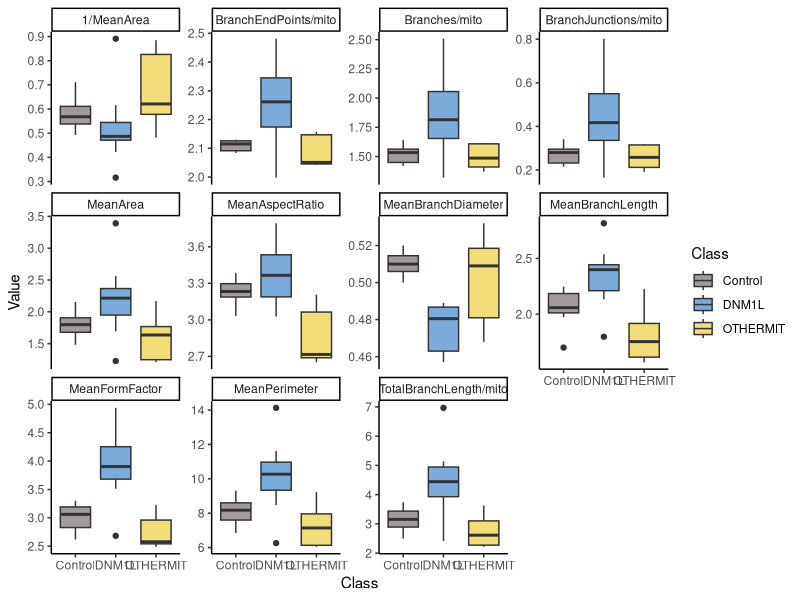
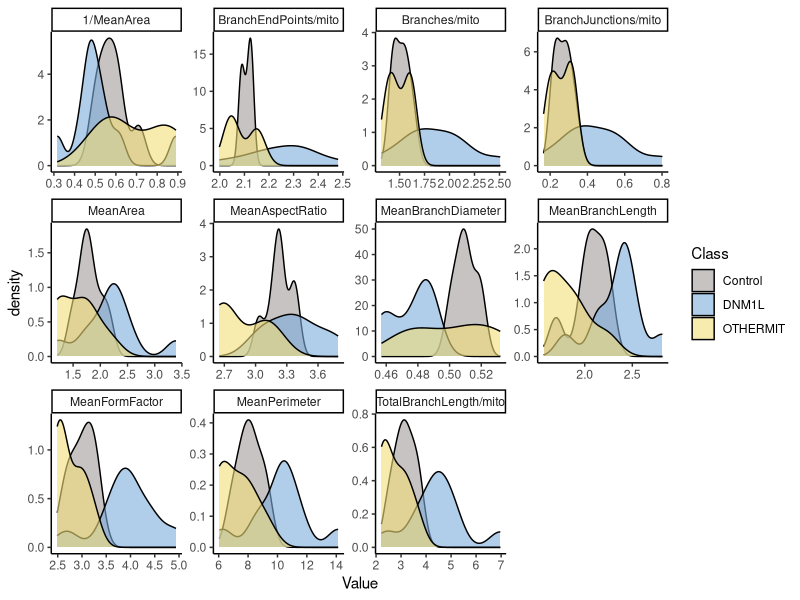
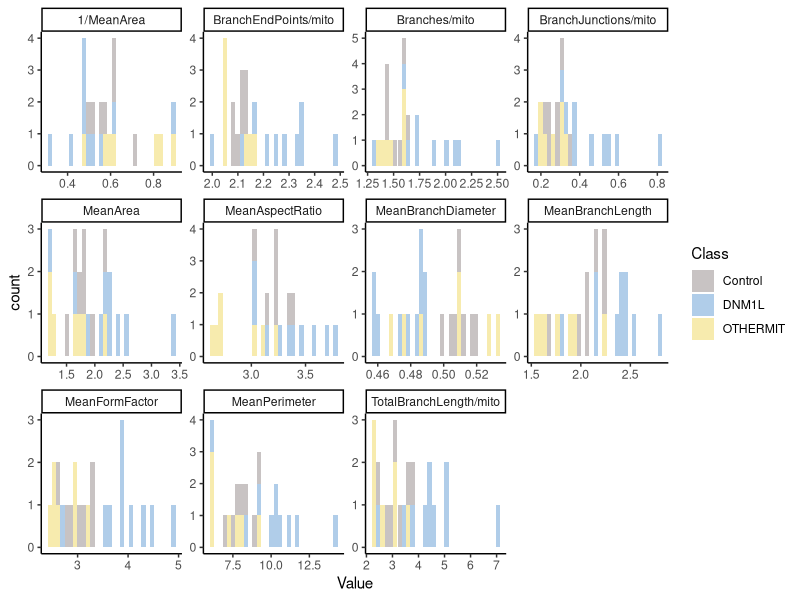

R code for these plots, in order: (Note: this script raises an error after producing the figures.)
## ---- chunk 1
library(here)
library(caret)
library(readxl)
library(ggfortify)
library(GGally)
library(glmnet)
library(Hmisc)
library(writexl)
library(tidyverse)
## ---- chunk 2
db <- read_csv(here("data/DNM1L_MitochondriaAnalyzer_datos average.csv"))
db <- db[,1:19]

id <- data.frame(
  Control = "Control",
  DNM1L = "DNM1L",
  OTHERMIT = "OTHERMIT",
  n1 = 7,
  n2 = 10,
  n3 = 7
)

# Expand each count into numbered names
id <- paste0(db$Class, unlist(
  lapply(id[4:6], function(n) {
    paste0(id$gene, "_", seq_len(n))
  })
))

db$Class <- as.factor(db$Class) 

db$ID <- as.factor(id) 

# db$Class <- relevel(db$Class, ref = "DNM1L")

#Removing redundant variables:

colnames(db)

db <- db %>%
  select(-c("Count", "TotalArea", "Branches", "TotalPerimeter", "TotalBranchLength", "BranchJunctions", "BranchEndPoints")) 

## ---- chunk 3


long_db <- db %>%
  pivot_longer(cols = -c(ID, Class), names_to = "Predictor", values_to = "Value")

boxplt_all <- long_db %>%
  ggplot(aes(x = Class, y = Value, fill = Class)) +
  geom_boxplot() +
  facet_wrap(~ Predictor, scales = "free_y") +
  scale_fill_manual(values = c("#a39b9b",  "#7babdb", "#f2de79")) +
  theme_classic()

ggsave("/home/sofia/Projects/DNM1L/plots/average/boxplt_all.png", boxplt_all, width = 12, height = 8, units = "in")

densty_all <- long_db %>%
  ggplot(aes(x = Value, fill = Class)) +
  geom_density(alpha = 0.6) +
  facet_wrap(~ Predictor, scales = "free") +
  scale_fill_manual(values = c("#a39b9b",  "#7babdb", "#f2de79")) +
  theme_classic()

ggsave("/home/sofia/Projects/DNM1L/plots/average/densty_all.png", densty_all, width = 12, height = 8, units = "in")

hist_all <- long_db %>%
  ggplot(aes(x = Value, fill = Class)) +
  geom_histogram(alpha = 0.6) +
  facet_wrap(~ Predictor, scales = "free") +
  scale_fill_manual(values = c("#a39b9b",  "#7babdb", "#f2de79")) +
  theme_classic()

ggsave("/home/sofia/Projects/DNM1L/plots/average/hist_all.png", hist_all, width = 12, height = 8, units = "in")
 
## ---- chunk 4
# 
# db_res %>%
#   select(-c(ID, Class)) %>%
#   ggpairs() # Así se ve la correlación entre variables. Es importante no tomar en cuenta 

# Hay otras formas de hacer esto. Yo solo use esta función y quité las variables que eran redundantes, pero es que mis datos tenían variables que eran super dependientes unas de otras. El señorcito explica muchas cosas aquí que no he terminado de entender https://hbiostat.org/rmsc. En este es específico de bioestadñistica https://hbiostat.org/bbr. Estoy tratando de leer sus cosas. Si querés mejor no uses lo de redun().
#  Creating repeated CV folds
set.seed(123)


X <- db %>% select(-ID, -Class)
y <- db$Class



folds <- createMultiFolds(
  y = y,
  k = 3,
  times = 10
)

fold_data <- vector("list", length(folds))

for (i in seq_along(folds)) {

  train_idx <- folds[[i]]
  valid_idx <- setdiff(seq_len(nrow(db)), train_idx)

  train_data <- db[train_idx, ]
  valid_data <- db[valid_idx, ]


  # -------------------------
  # redun ONLY on training
  # -------------------------

  red_vars <- redun(
    as.matrix(
      train_data %>%
        select(-ID, -Class)
    )
  )

  selected_vars <- red_vars$In


  # -------------------------
  # Selected variables
  # -------------------------

  train_X <- train_data %>%
    select(ID, Class, all_of(selected_vars))

  valid_X <- valid_data %>%
    select(ID, Class, all_of(selected_vars))


  # -------------------------
  # PCA ONLY on training
  # -------------------------

  pca_fit <- prcomp(
    train_X %>% select(-ID, -Class),
    scale. = TRUE
  )


  # -------------------------
  # PCA scores
  # -------------------------

  train_pca <- predict(
    pca_fit,
    train_X %>% select(-ID, -Class)
  )

  valid_pca <- predict(
    pca_fit,
    valid_X %>% select(-ID, -Class)
  )


  # -------------------------
  # Save everything
  # -------------------------

  fold_data[[i]] <- list(
    train_idx = train_idx,
    valid_idx = valid_idx,
    train_X = train_X,
    valid_X = valid_X,
    red_vars = red_vars,
    selected_vars = selected_vars,
    pca_fit = pca_fit,
    train_pca = train_pca,
    valid_pca = valid_pca
  )
}
library(patchwork)

f1_pca <- autoplot(
  fold_data[[1]]$pca_fit,
  data = fold_data[[1]]$train_X,
  colour = "Class",
  size = 3,
  loadings = TRUE,
  loadings.label = TRUE
) +
  theme_classic() +
  scale_colour_manual(
    values = c("#a39b9b", "#7babdb", "#f2de79")
  )

f2_pca <- autoplot(
  fold_data[[2]]$pca_fit,
  data = fold_data[[2]]$train_X,
  colour = "Class",
  size = 3,
  loadings = TRUE,
  loadings.label = TRUE
) +
  theme_classic() +
  scale_colour_manual(
    values = c("#a39b9b", "#7babdb", "#f2de79")
  )

f3_pca <- autoplot(
  fold_data[[3]]$pca_fit,
  data = fold_data[[3]]$train_X,
  colour = "Class",
  size = 3,
  loadings = TRUE,
  loadings.label = TRUE
) +
  theme_classic() +
  scale_colour_manual(
    values = c("#a39b9b", "#7babdb", "#f2de79")
  )

f4_pca <- autoplot(
  fold_data[[4]]$pca_fit,
  data = fold_data[[4]]$train_X,
  colour = "Class",
  size = 3,
  loadings = TRUE,
  loadings.label = TRUE
) +
  theme_classic() +
  scale_colour_manual(
    values = c("#a39b9b", "#7babdb", "#f2de79")
  )

f5_pca <- autoplot(
  fold_data[[5]]$pca_fit,
  data = fold_data[[5]]$train_X,
  colour = "Class",
  size = 3,
  loadings = TRUE,
  loadings.label = TRUE
) +
  theme_classic() +
  scale_colour_manual(
    values = c("#a39b9b", "#7babdb", "#f2de79")
  )

pca_first_folds <- f1_pca + f2_pca + f3_pca + f4_pca + f5_pca
## ---- chunk 5

set.seed(2024)



# Holi! Esto lo hice para plotear las predicciones de los modelos. No creo que sea necesario. Tenía que transformar a principal components porque necesitaba 2 dimensiones. chat me ayudó.

make_bound_plot <- function(mod, dat, pcx = 1, pcy = 2, alg) {
  set.seed(2024)  # Ensure reproducibility in PCA transformation

  preproc <- preProcess(dat[-c(1,2)], method = c("pca"))
  pca_transformed <- predict(preproc, dat[-c(1,2)])
  pca_transformed <- data.frame(pca_transformed, Class = dat$Class)

  colnames(pca_transformed)[pcx] <- "X"
  colnames(pca_transformed)[pcy] <- "Y"

  # Create a grid of points in the PCA-transformed space
  x_min <- min(pca_transformed$X) - 1
  x_max <- max(pca_transformed$X) + 1
  y_min <- min(pca_transformed$Y) - 1
  y_max <- max(pca_transformed$Y) + 1

  # Generate grid points
  grid <- expand.grid(X = seq(x_min, x_max, length.out = 100),
                      Y = seq(y_min, y_max, length.out = 100))

  # Combine the grid with zeros for other components
  grid_full <- data.frame(matrix(0, nrow = nrow(grid), ncol = ncol(pca_transformed)-1))
  colnames(grid_full) <- colnames(pca_transformed)[-ncol(pca_transformed)]
  grid_full[, c(pcx, pcy)] <- grid

  # Inverse transform the grid to the original feature space
  inverse_pca <- function(pca_model, pca_data) {
    center <- pca_model$mean
    scale <- pca_model$std
    rotation <- pca_model$rotation
    
    # Calculate the original data matrix
    original_matrix <- as.matrix(pca_data) %*% t(rotation)
    
    # Re-scale and re-center
    original_matrix <- sweep(original_matrix, 2, scale, `*`)
    original_matrix <- sweep(original_matrix, 2, center, `+`)
    
    return(as.data.frame(original_matrix))
  }

  # Perform inverse PCA transformation on the grid
  grid_original <- inverse_pca(preproc, grid_full)
  colnames(grid_original) <- colnames(dat[-c(1,2)])

  # Predict on the original feature space
  grid_original$Class <- predict(mod, grid_original, type = "raw")
  grid_original$Class <- relevel(grid_original$Class, ref = "Control")

  # Plot the decision boundary
  ggplot() +
    geom_point(data = pca_transformed, aes(x = X, y = Y, color = Class), size = 2) +
    geom_tile(data = grid, aes(x = X, y = Y, fill = grid_original$Class), alpha = 0.3) +
    labs(title = paste(alg, "Decision Boundary on PCA-projected Data"),
         x = paste("Principal Component", pcx),
         y = paste("Principal Component", pcy)) +
    theme_minimal() +
    scale_color_manual(name = "Reference", labels = levels(pca_transformed$Class), values = c("#a39b9b",  "#67c7c5", "#f2de79")) +
    scale_fill_manual(name = "Prediction", labels = levels(pca_transformed$Class), values = c("#a39b9b",  "#67c7c5", "#f2de79"))
}


## ---- chunk 6

set.seed(2024)

search_grid <- expand.grid(
  decay = seq(0, 0.2, by = 0.01)
)


multi_model <- train_model(trn, "multinom", search_grid)

plot(multi_model)

varImp(multi_model)

pred_multi_model <- data.frame(Prediction = predict(multi_model, newx = as.matrix(trn[-c(1,2)]), type="raw"))

trn_class_res <- data.frame(ID = trn$ID, Prediction = pred_multi_model, Reference = trn$Class)

nn_cnfmat <- confusionMatrix(
  predict(multi_model),
  trn$Class,
  positive = "DNML1"
)


tblmat <- as.table(nn_cnfmat$table)
tblbyclass <- data.frame(nn_cnfmat$byClass)

write_xlsx(tblbyclass, here("/home/sofia/Projects/DNM1L/plots/average/nn/train/tables/confusion_matrix.xlsx"))

confint(multi_model$finalModel)



nn_trn_12_bp <- make_bound_plot(multi_model, trn, 1, 2, "Neural Network")

ggsave("/home/sofia/Projects/DNM1L/plots/average/nn/train/nn_trn_12_bp.png", nn_trn_12_bp, width = 8, height = 6, units = "in")

nn_trn_13_bp <- make_bound_plot(multi_model, trn, 1, 3, "Neural Network") #fix this, the boundaries make no sense, maybe just use pc 1 and 2 plot

ggsave("/home/sofia/Projects/DNM1L/plots/average/nn/train/nn_trn_13_bp.png", nn_trn_13_bp, width = 8, height = 6, units = "in")

nn_trn_2_3_bp <-make_bound_plot(multi_model, trn, 2, 3, "Neural Network")

ggsave("/home/sofia/Projects/DNM1L/plots/average/nn/train/nn_trn_2_3_bp.png", nn_trn_2_3_bp, width = 8, height = 6, units = "in")

## ---- chunk 7
set.seed(2024)

ctrl_none <- trainControl(
  method = "none"
)

rf_models <- vector("list", length(fold_data))

for (i in seq_along(fold_data)) {

  dat <- fold_data[[i]]

  rf_models[[i]] <- train(
    x = dat$train_X %>% select(-ID, -Class),
    y = dat$train_X$Class,
    method = "rf",
    trControl = ctrl_none
  )
}

rf_results <- vector("list", length(fold_data))

for (i in seq_along(fold_data)) {

  dat <- fold_data[[i]]
  model <- rf_models[[i]]

  pred <- predict(
    model,
    newdata = dat$valid_X %>% select(-ID, -Class)
  )

  prob <- predict(
    model,
    newdata = dat$valid_X %>% select(-ID, -Class),
    type = "prob"
  )

  rf_results[[i]] <- data.frame(
  ID = dat$valid_X$ID,
  obs = dat$valid_X$Class,
  pred = pred,
  prob
)
}

rf_metrics <- lapply(seq_along(rf_results), function(i) {

  metric_data <- rf_results[[i]] %>%
    select(ID, obs, pred, all_of(levels(db$Class))) %>%
    as.data.frame()

  multiClassSummary(
    data = metric_data,
    lev = levels(db$Class),
    model = rf_models[[i]]
  )
})

rf_metrics <- bind_rows(
  rf_metrics,
  .id = "fold"
)

conf_matrices_rf <- lapply(rf_results, function(x) {
  confusionMatrix(
    data = x$pred,
    reference = x$obs
  )
})

names(conf_matrices_rf) <- paste0("Fold_", seq_along(conf_matrices))

conf_matrices_rf

all_rf_results <- bind_rows(rf_results)


feature_selection <- lapply(
  fold_data,
  function(x) x$selected_vars
)

feature_counts <- table(
  unlist(feature_selection)
)

feature_counts <- data.frame(
  feature = names(feature_counts),
  n_selected = as.integer(feature_counts)
) %>%
  arrange(desc(n_selected))

feature_final <- feature_counts %>%
  mutate(
    selection_frequency = n_selected / length(fold_data)
  ) %>%
  arrange(desc(selection_frequency)) %>%
  filter(selection_frequency >= 0.50) %>%
  pull(feature)

final_data <- train_X %>%
  select(ID, Class, all_of(feature_final))

final_rf <- train(
  x = final_data %>% select(-c(ID, Class)),
  y = final_data$Class,
  method = "rf",
  trControl = trainControl(method = "none")
)

all_rf_results <- bind_rows(rf_results)

class_levels <- levels(db$Class)

#################################confusion matrix##############################
sample_pred_rf <- all_rf_results %>%
  group_by(obs) %>%
  summarise(
    across(
      all_of(class_levels),
      mean
    ),
    .groups = "drop"
  )
###############################################################################

rf_final_plot <- make_bound_plot(final_rf,final_data, 1, 2, "Random Forest")

confusionMatrix(
    data = final_rf$pred,
    reference = x$obs
  )

confusionMatrix(final_rf, final_data)
## ---- chunk 8
ctrl_none <- trainControl(
  method = "none",
  classProbs = TRUE
)

svm_models <- vector("list", length(fold_data))

for (i in seq_along(fold_data)) {

  dat <- fold_data[[i]]

  svm_models[[i]] <- train(
    x = dat$train_X %>% select(-ID, -Class),
    y = dat$train_X$Class,
    method = "svmRadial",
    trControl = ctrl_none
  )
}

svm_results <- vector("list", length(fold_data))

for (i in seq_along(fold_data)) {

  dat <- fold_data[[i]]
  model <- svm_models[[i]]

  pred <- predict(
    model,
    newdata = dat$valid_X %>% select(-ID, -Class)
  )

  prob <- predict(
    model,
    newdata = dat$valid_X %>% select(-ID, -Class),
    type = "prob"
  )

  svm_results[[i]] <- data.frame(
  ID = dat$valid_X$ID,
  obs = dat$valid_X$Class,
  pred = pred,
  prob
)
}

svm_metrics <- lapply(seq_along(svm_results), function(i) {

  metric_data <- svm_results[[i]] %>%
    select(ID, obs, pred, all_of(levels(db$Class))) %>%
    as.data.frame()

  multiClassSummary(
    data = metric_data,
    lev = levels(db$Class),
    model = svm_models[[i]]
  )
})

svm_metrics <- bind_rows(
  svm_metrics,
  .id = "fold"
)

conf_matrices_svm <- lapply(svm_results, function(x) {
  confusionMatrix(
    data = x$pred,
    reference = x$obs
  )
})

names(conf_matrices_svm) <- paste0("Fold_", seq_along(conf_matrices_svm))

conf_matrices_svm

# Accuracy and Kappa for each fold
accuracy <- sapply(conf_matrices_svm, function(x) x$overall["Accuracy"])
kappa    <- sapply(conf_matrices_svm, function(x) x$overall["Kappa"])

# Per-class metrics
sensitivity <- sapply(conf_matrices_svm, function(x) x$byClass[, "Sensitivity"])
specificity <- sapply(conf_matrices_svm, function(x) x$byClass[, "Specificity"])
precision   <- sapply(conf_matrices_svm, function(x) x$byClass[, "Pos Pred Value"])

f1 <- 2 * precision * sensitivity / (precision + sensitivity)

metrics <- lapply(conf_matrices_svm, function(x) {

  precision <- x$byClass[, "Pos Pred Value"]
  recall    <- x$byClass[, "Sensitivity"]
  f1        <- 2 * precision * recall / (precision + recall)

  data.frame(
    Class = rownames(x$byClass),
    Precision = precision,
    Recall = recall,
    F1 = f1,
    Specificity = x$byClass[, "Specificity"],
    Balanced_Accuracy = x$byClass[, "Balanced Accuracy"]
  )
})

names(metrics) <- names(conf_matrices_svm)

macro_f1 <- sapply(metrics, function(x) {
  mean(x$F1, na.rm = TRUE)
})

macro_f1

macro_precision <- sapply(metrics, function(x) {
  mean(x$Precision, na.rm = TRUE)
})

macro_recall <- sapply(metrics, function(x) {
  mean(x$Recall, na.rm = TRUE)
})

accuracy <- sapply(conf_matrices_svm, function(x) {
  unname(x$overall["Accuracy"])
})

all_svm_results <- bind_rows(svm_results)


feature_selection <- lapply(
  fold_data,
  function(x) x$selected_vars
)

feature_counts <- table(
  unlist(feature_selection)
)

feature_counts <- data.frame(
  feature = names(feature_counts),
  n_selected = as.integer(feature_counts)
) %>%
  arrange(desc(n_selected))

feature_final <- feature_counts %>%
  mutate(
    selection_frequency = n_selected / length(fold_data)
  ) %>%
  arrange(desc(selection_frequency)) %>%
  filter(selection_frequency >= 0.50) %>%
  pull(feature)

final_data <- train_X %>%
  select(ID, Class, all_of(feature_final))

final_svm <- train(
  x = final_data %>% select(-c(ID, Class)),
  y = final_data$Class,
  method = "svmRadial",
  trControl = trainControl(method = "none")
)

all_svm_results <- bind_rows(svm_results)

class_levels <- levels(db$Class)

#################################confusion matrix##############################
sample_pred_svm <- all_svm_results %>%
  group_by(obs) %>%
  summarise(
    across(
      all_of(class_levels),
      mean
    ),
    .groups = "drop"
  )
###############################################################################

svm_final_plot <- make_bound_plot(final_svm,final_data, 1, 2, "SVM")

conf
## ---- chunk 9
set.seed(2024)

model_list <- list(SVM = final_svm, RF = final_rf)

res <- resamples(model_list)

sumres <- summary(res)

res
sumres



as.table(sumres$statistics$Accuracy)
as.table(sumres$statistics$Kappa)

# write_xlsx()

tst$Class <- relevel(tst$Class, ref = "DNM1L")

pred_tst <- predict(svm_model, tst[-c(1,2)], type = "raw")
final_cnfmat <- confusionMatrix(pred_tst, tst$Class, positive = "DNM1L")

tblmat <- as.table(final_cnfmat$table)
tblbyclass <- data.frame(final_cnfmat$byClass)

write_xlsx(tblbyclass, here("tables/per_class.xlsx"))

tst$Class <- relevel(tst$Class, ref = "Control")

final_cnfmat
make_bound_plot(svm_model, tst,1,2, "SVM")

ggsave(here("plots/des_boun.jpeg"))

make_bound_plot(svm_model, tst, 1,3, "SVM")
make_bound_plot(svm_model, tst ,2,3, "SVM")
